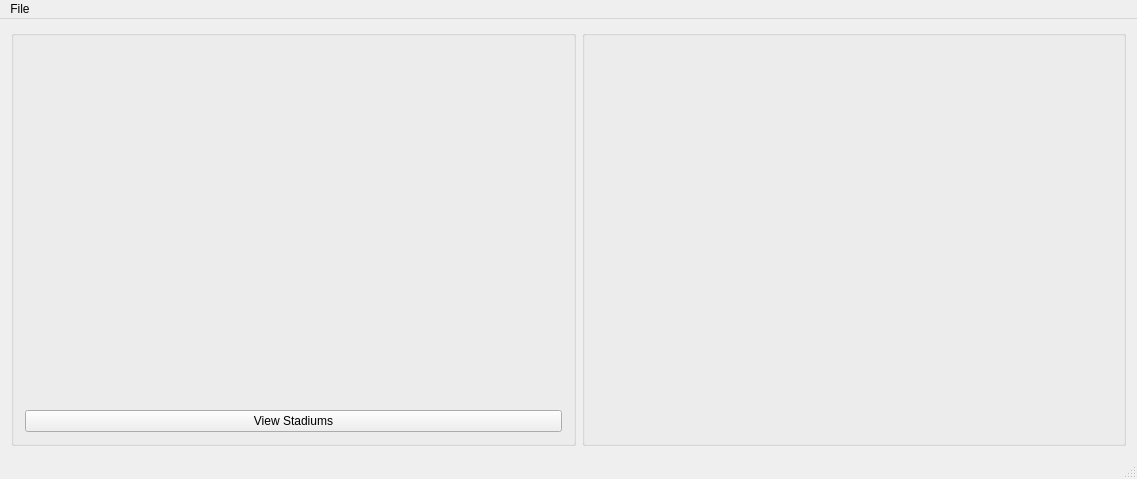
<?xml version="1.0" encoding="UTF-8"?>
<ui version="4.0">
 <class>MainWindow</class>
 <widget class="QMainWindow" name="MainWindow">
  <property name="geometry">
   <rect>
    <x>0</x>
    <y>0</y>
    <width>1137</width>
    <height>465</height>
   </rect>
  </property>
  <property name="windowTitle">
   <string>NFL: Stadium Trip Planner</string>
  </property>
  <property name="windowIcon">
   <iconset resource="../assets/img.qrc">
    <normaloff>:/nfl icon.png</normaloff>:/nfl icon.png</iconset>
  </property>
  <widget class="QWidget" name="centralWidget">
   <layout class="QHBoxLayout" name="horizontalLayout">
    <item>
     <widget class="QGroupBox" name="groupBox_2">
      <property name="title">
       <string/>
      </property>
      <layout class="QVBoxLayout" name="verticalLayout">
       <item>
        <widget class="QLabel" name="plan_a_trip_pic">
         <property name="minimumSize">
          <size>
           <width>537</width>
           <height>357</height>
          </size>
         </property>
         <property name="text">
          <string/>
         </property>
         <property name="pixmap">
          <pixmap resource="../assets/img.qrc">:/map.jpg</pixmap>
         </property>
         <property name="scaledContents">
          <bool>true</bool>
         </property>
        </widget>
       </item>
       <item>
        <widget class="QPushButton" name="buttonViewStadiums">
         <property name="text">
          <string>View Stadiums</string>
         </property>
        </widget>
       </item>
      </layout>
     </widget>
    </item>
    <item>
     <widget class="QGroupBox" name="groupBox">
      <property name="title">
       <string/>
      </property>
      <layout class="QVBoxLayout" name="verticalLayout_2">
       <item>
        <widget class="QLabel" name="main_pic">
         <property name="text">
          <string/>
         </property>
         <property name="pixmap">
          <pixmap resource="../assets/img.qrc">:/main.jpg</pixmap>
         </property>
         <property name="scaledContents">
          <bool>false</bool>
         </property>
        </widget>
       </item>
      </layout>
     </widget>
    </item>
   </layout>
  </widget>
  <widget class="QMenuBar" name="menuBar">
   <property name="geometry">
    <rect>
     <x>0</x>
     <y>0</y>
     <width>1137</width>
     <height>21</height>
    </rect>
   </property>
   <widget class="QMenu" name="menuFile">
    <property name="title">
     <string>File</string>
    </property>
    <addaction name="actionAdmin_Log_In"/>
   </widget>
   <addaction name="menuFile"/>
  </widget>
  <widget class="QStatusBar" name="statusBar"/>
  <action name="actionAdmin_Log_In">
   <property name="text">
    <string>Admin Log In</string>
   </property>
  </action>
  <action name="actionAdd_Stadium">
   <property name="text">
    <string>Add Stadium</string>
   </property>
  </action>
 </widget>
 <layoutdefault spacing="6" margin="11"/>
 <resources>
  <include location="../assets/img.qrc"/>
 </resources>
 <connections/>
</ui>
